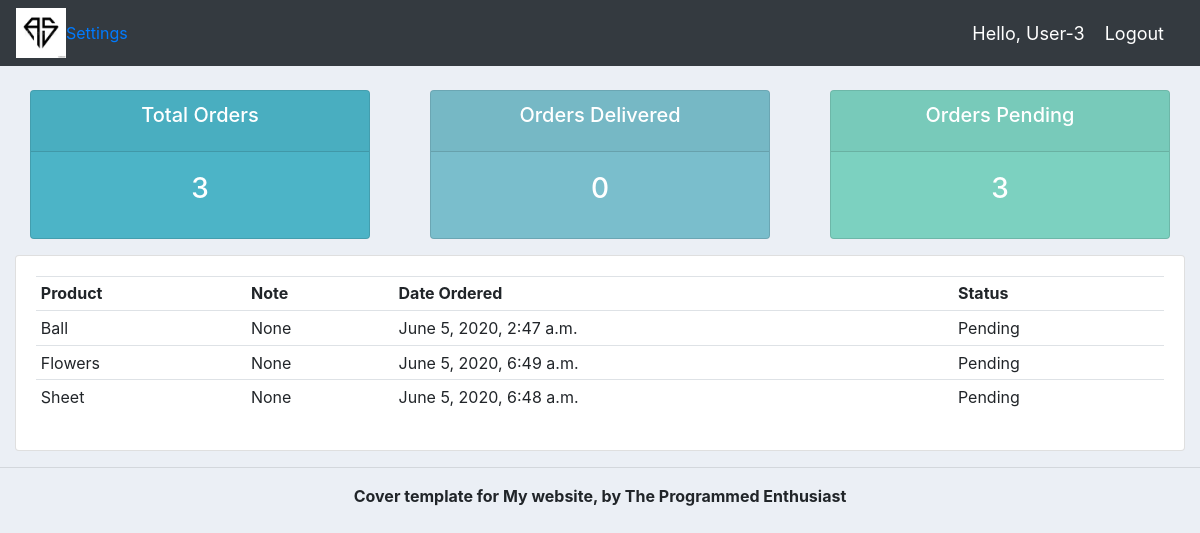
/accounts/user/ (signed in), run on the app's committed database.
### accounts/models.py (models this page shows, shortened)
class Order(models.Model):
    STATUS = (
        ('Pending', 'Pending'),
        ('Delivered', 'Delivered'),
        ('Out of Delivery', 'Out of Delivery')
    )
    customer = models.ForeignKey(Customer, null=True, on_delete=CASCADE)
    product = models.ForeignKey(Product, null=True, on_delete=CASCADE)
    date_created = models.DateTimeField(auto_now_add=True, null=True)
    status = models.CharField(max_length=200, choices=STATUS, null=True)
    note = models.CharField(max_length=1000, null=True)

class Product(models.Model):
    CATEGORIES = (
        ('Indoor', 'Indoor'),
        ('Out Door', 'Out Door')
    )
    name = models.CharField(max_length=200, null=True)
    price = models.FloatField(null=True)
    category = models.CharField(max_length=200, choices=CATEGORIES, null=True)
    description = models.CharField(max_length=200, null=True, blank=True)
    date_created = models.DateTimeField(auto_now_add=True, null=True)
    tags = models.ManyToManyField(Tag)

### accounts/decorators.py (the view)
        def wrapper_func(request, *args, **kwargs):
            group = None
            if request.user.groups.exists():
                group = request.user.groups.all()[0].name
            if group in allowed_roles:
                return view_func(request, *args, **kwargs)
            else:
                return HttpResponse("You are not authorised to view this page.")

### accounts/views.py (called while the page is built)
@login_required(login_url='login')
@allowed_users(allowed_roles=['Customer'])
def userPage(request):
    orders = request.user.customer.order_set.all()
    total_orders = orders.count()
    delivered = orders.filter(status='Delivered').count()
    pending = orders.filter(status='Pending').count()
    context = {'orders': orders, 'total_orders': total_orders,
               'pending': pending, 'delivered': delivered}
    return render(request, 'accounts/user.html', context)

### accounts/templates/accounts/user.html
{% extends 'base.html' %}
{% block content %}
{% include 'accounts/statuss.html' %}
    <div class="row">
        <div class="col-md">
            <div class="card card-body">
                <table class="table table-sm">
                    <tr>
                        <th>Product</th>
                        <th>Note</th>
                        <th>Date Ordered</th>
                        <th>Status</th>
                    </tr>
                    {% for order in orders %}
                        <tr>
                            <td>{{ order.product.name }}</td>
                            <td>{{ order.note }}</td>
                            <td>{{ order.product.date_created }}</td>
                            <td>{{ order.status }}</td>
                        </tr>
                    {% endfor %}
                </table>
            </div>
        </div>
    </div>
{% endblock %}

### accounts/templates/accounts/navbar.html (shortened to what this page needs)
{% load static %}
<nav class="navbar navbar-expand-lg navbar-dark bg-dark">
    <img src="{% static 'images/logo.png' %}" alt="Not Loaded" height="50px" width="50px">
  <div class="collapse navbar-collapse" id="navbarNav">
    <ul class="navbar-nav">
        {% if request.user.is_staff %}
          <li class="nav-item active">
            <a class="nav-link" href="{% url 'home' %}">Dashboard</a>
          </li>
          <li class="nav-item">
            <a class="nav-link" href="{% url 'products' %}">Products</a>
          </li>
        {% else %}
            <li class="nav-item">
                <a href="{% url 'account' %}" class="nav-item">Settings</a>
            </li>
        {% endif %}
    </ul>
  </div>
    <span class="hello-msg">Hello, {{ request.user }}</span>
    <span><a class="hello-msg" href="{% url 'logout' %}">Logout</a></span>
</nav>

### static/css/base.css (style rules this page uses)
body { background-color: #ebeff5; }

### accounts/templates/accounts/navbar.html (style rules this page uses)
.hello-msg { color: white; font-size: 18px; margin-right: 20px; }

### data on the page
Order: product.name "Ball", note "None", product.date_created "June 5, 2020, 2:47 a.m.", status "Pending"
Order: product.name "Flowers", note "None", product.date_created "June 5, 2020, 6:49 a.m.", status "Pending"
Order: product.name "Sheet", note "None", product.date_created "June 5, 2020, 6:48 a.m.", status "Pending"

### other printed values
{{ request.user }} "User-3"
{{ total_orders }} "3"
{{ delivered }} "0"
{{ pending }} "3"
